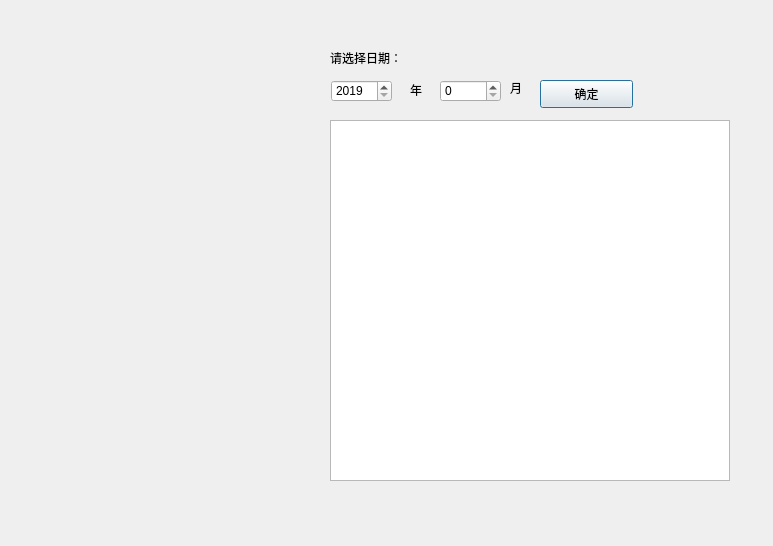
<?xml version="1.0" encoding="UTF-8"?>
<ui version="4.0">
 <class>count</class>
 <widget class="QDialog" name="count">
  <property name="geometry">
   <rect>
    <x>0</x>
    <y>0</y>
    <width>773</width>
    <height>546</height>
   </rect>
  </property>
  <property name="windowTitle">
   <string>Dialog</string>
  </property>
  <property name="styleSheet">
   <string notr="true">#count{
	border-image: url(:/new/prefix1/0e2442a7d933c895df2d242e428cb3f6830200bd.webp);
}</string>
  </property>
  <widget class="QTableWidget" name="ta">
   <property name="geometry">
    <rect>
     <x>330</x>
     <y>120</y>
     <width>400</width>
     <height>361</height>
    </rect>
   </property>
   <property name="styleSheet">
    <string notr="true">border-image: url(:/new/prefix1/wallhaven-0p5q7j.jpg);</string>
   </property>
  </widget>
  <widget class="QPushButton" name="pushButton">
   <property name="geometry">
    <rect>
     <x>540</x>
     <y>80</y>
     <width>93</width>
     <height>28</height>
    </rect>
   </property>
   <property name="text">
    <string>确定</string>
   </property>
  </widget>
  <widget class="QLabel" name="label">
   <property name="geometry">
    <rect>
     <x>410</x>
     <y>80</y>
     <width>21</width>
     <height>20</height>
    </rect>
   </property>
   <property name="text">
    <string>年</string>
   </property>
  </widget>
  <widget class="QSpinBox" name="spinBox">
   <property name="geometry">
    <rect>
     <x>331</x>
     <y>80</y>
     <width>61</width>
     <height>22</height>
    </rect>
   </property>
   <property name="minimum">
    <number>2019</number>
   </property>
   <property name="maximum">
    <number>2020</number>
   </property>
  </widget>
  <widget class="QSpinBox" name="spinBox_2">
   <property name="geometry">
    <rect>
     <x>440</x>
     <y>80</y>
     <width>61</width>
     <height>22</height>
    </rect>
   </property>
   <property name="minimum">
    <number>0</number>
   </property>
   <property name="maximum">
    <number>12</number>
   </property>
   <property name="value">
    <number>0</number>
   </property>
  </widget>
  <widget class="QLabel" name="label_2">
   <property name="geometry">
    <rect>
     <x>510</x>
     <y>80</y>
     <width>31</width>
     <height>16</height>
    </rect>
   </property>
   <property name="text">
    <string>月</string>
   </property>
  </widget>
  <widget class="QLabel" name="label_3">
   <property name="geometry">
    <rect>
     <x>330</x>
     <y>50</y>
     <width>91</width>
     <height>16</height>
    </rect>
   </property>
   <property name="text">
    <string>请选择日期：</string>
   </property>
  </widget>
 </widget>
 <resources/>
 <connections/>
</ui>
